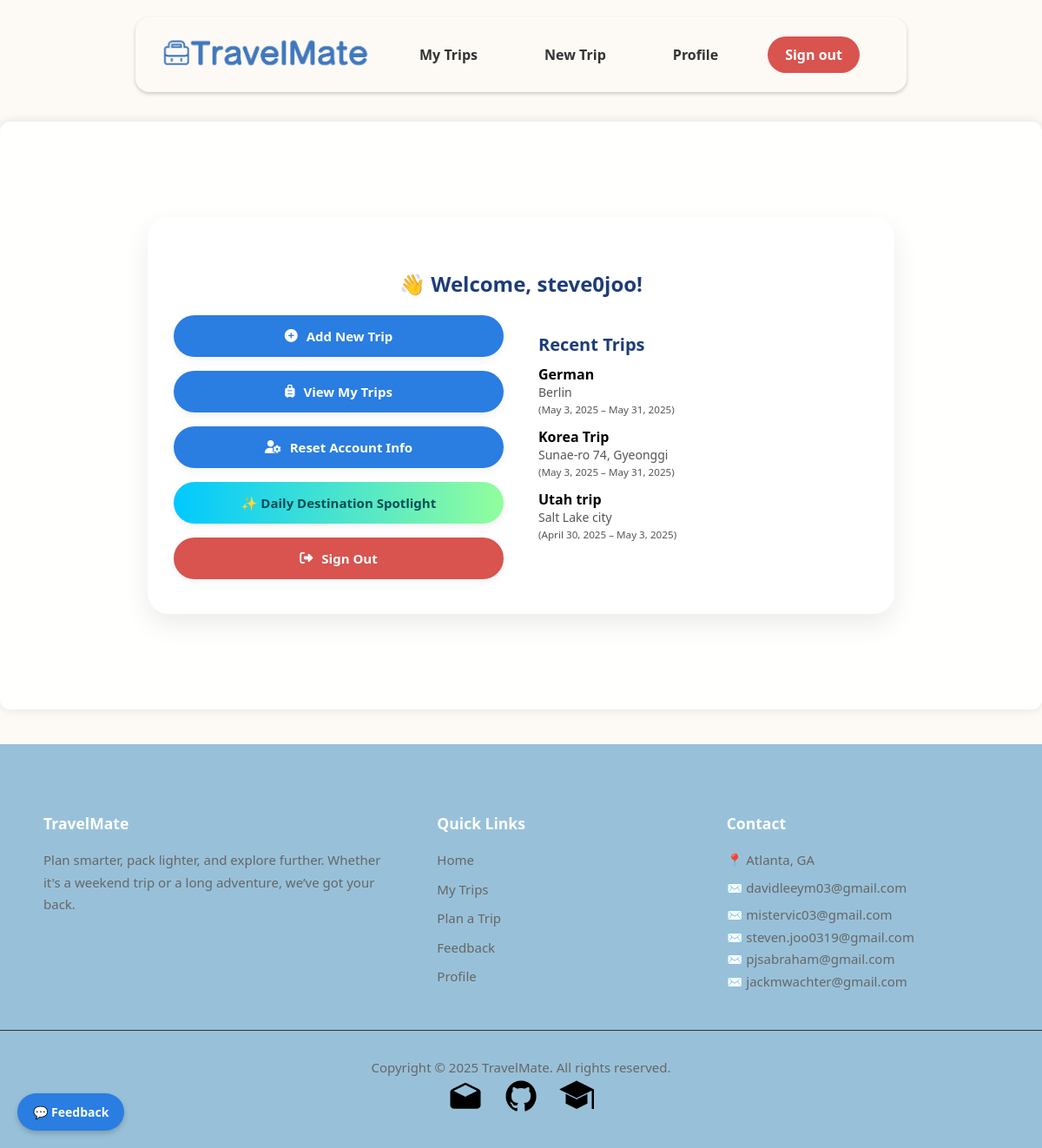
Page /users/profile/ (signed in) on the committed database.
### users/models.py (models this page shows)
class CustomUser(AbstractUser):
    bio = models.TextField(blank=True, null=True)

### trips/models.py (models this page shows, shortened)
class Trip(models.Model):
    TRIP_TYPE_CHOICES = [
        ('beach', 'Beach'),
        ('city', 'City'),
        ('hiking', 'Hiking'),
        ('business', 'Business'),
        ('snow', 'Snow / Ski'),
        ('other', 'Other'),
    ]
    user = models.ForeignKey(get_user_model(), on_delete=models.CASCADE)
    name = models.CharField(max_length=100)
    destination = models.CharField(max_length=100)
    start_date = models.DateField()
    end_date = models.DateField()
    trip_type = models.CharField(max_length=50, choices=TRIP_TYPE_CHOICES, default='other')
    manually_cleared = models.BooleanField(default=False)
    is_public = models.BooleanField(default=False)
    share_token = models.CharField(max_length=12, unique=True, blank=True, null=True)

### users/views.py (the view)
# urls.py: path('profile/', views.profile_view, name='profile'),
@login_required
def profile_view(request):
    recent_trips = (
        Trip.objects
            .filter(user=request.user)
            .order_by('-start_date')
            [:3]
    )
    context = {
        'recent_trips': recent_trips,
    }
    return render(request, 'users/profile.html', context)

### users/templates/users/profile.html (shortened to what this page needs)
{% extends 'base.html' %}
{% load static %}
{% block content %}
    <div class="profile-wrapper">
        <h2 style="color: #1d3c78;">👋 Welcome, {{ user.username }}!</h2>
        <div class="profile-content">
            <div class="profile-buttons">
                <a href="{% url 'create_trip' %}" class="profile-btn blue">
                    <i class="fas fa-plus-circle"></i> Add New Trip
                </a>
                <a href="{% url 'trip_list' %}" class="profile-btn blue">
                    <i class="fas fa-suitcase-rolling"></i> View My Trips
                </a>
                <a href="{% url 'reset_user' %}" class="profile-btn blue">
                    <i class="fas fa-user-cog"></i> Reset Account Info
                </a>
                <a href="{% url 'spotlight' %}" class="profile-btn green">
                    ✨ Daily Destination Spotlight
                </a>
                <a href="{% url 'logout' %}" class="profile-btn signout">
                    <i class="fas fa-sign-out-alt"></i> Sign Out
                </a>
            </div>
            <div class="recent-trips">
                {% if recent_trips %}
                    <h3>Recent Trips</h3>
                    <ul class="recent-list">
                        {% for trip in recent_trips %}
                            <li>
                                <span class="trip-name">{{ trip.name }}</span>
                                <span class="trip-details">
                                    {{ trip.destination }}<br>
                                    <small>({{ trip.start_date }} – {{ trip.end_date }})</small>
                                </span>
                            </li>
                        {% endfor %}
                    </ul>
                {% else %}
                    <p class="no-trips">You haven’t added any trips yet—start planning now!</p>
                {% endif %}
            </div>
        </div>
    </div>
{% endblock %}

### templates/base.html (style rules this page uses)
body { font-family: 'Segoe UI', sans-serif; background-color: #fdfaf6; background-repeat: no-repeat; background-size: 100% 100%; background-attachment: fixed; margin: 0; padding: 0; padding-top: 100px; }

### users/templates/users/profile.html (style rules this page uses)
.profile-wrapper { max-width: 800px; margin: 80px auto; padding: 40px 30px; background: #fff; border-radius: 24px; box-shadow: 0 12px 30px rgba(0, 0, 0, 0.08); text-align: center; animation: fadeIn 0.5s ease-out; }
.profile-content { display: flex; flex-direction: row; justify-content: space-between; align-items: flex-start; gap: 40px; margin-top: 20px; }
.profile-buttons, .recent-trips { flex: 1; }
.profile-buttons { display: flex; flex-direction: column; gap: 16px; }
.profile-btn { display: flex; align-items: center; justify-content: center; padding: 14px 24px; border-radius: 25px; font-size: 15px; font-weight: 600; text-decoration: none; transition: all 0.3s ease; box-shadow: 0 4px 10px rgba(0, 0, 0, 0.05); animation: float 4s ease-in-out infinite; }
.profile-btn i { margin-right: 10px; }
.profile-btn.blue { background: #2a7de1; color: #fff; }
.profile-btn.green { background: linear-gradient(to right, #00c9ff, #92fe9d); color: #004f56; font-weight: 700; position: relative; overflow: hidden; }
.profile-btn.green::after { content: ""; position: absolute; top: 0; left: -75%; width: 50%; height: 100%; background: rgba(255, 255, 255, 0.4); transform: skewX(-20deg); animation: shine 2.5s ease-in-out infinite; }
.profile-btn.signout { background-color: #d9534f; color: white; font-weight: 600; }
.recent-trips { text-align: left; }
.recent-trips h3 { font-size: 20px; font-weight: 700; color: #1d3c78; margin-bottom: 10px; }
.recent-list { list-style: none; padding: 0; margin: 0; }
.recent-list li { margin-bottom: 12px; }
.trip-name { font-weight: 600; display: block; }
.trip-details { font-size: 14px; color: #555; display: block; }

### rows in the picture
CustomUser: username "steve0joo"
Trip: name "German", destination "Berlin", start_date "May 3, 2025", end_date "May 31, 2025"
Trip: name "Korea Trip", destination "Sunae-ro 74, Gyeonggi", start_date "May 3, 2025", end_date "May 31, 2025"
Trip: name "Utah trip", destination "Salt Lake city", start_date "April 30, 2025", end_date "May 3, 2025"
